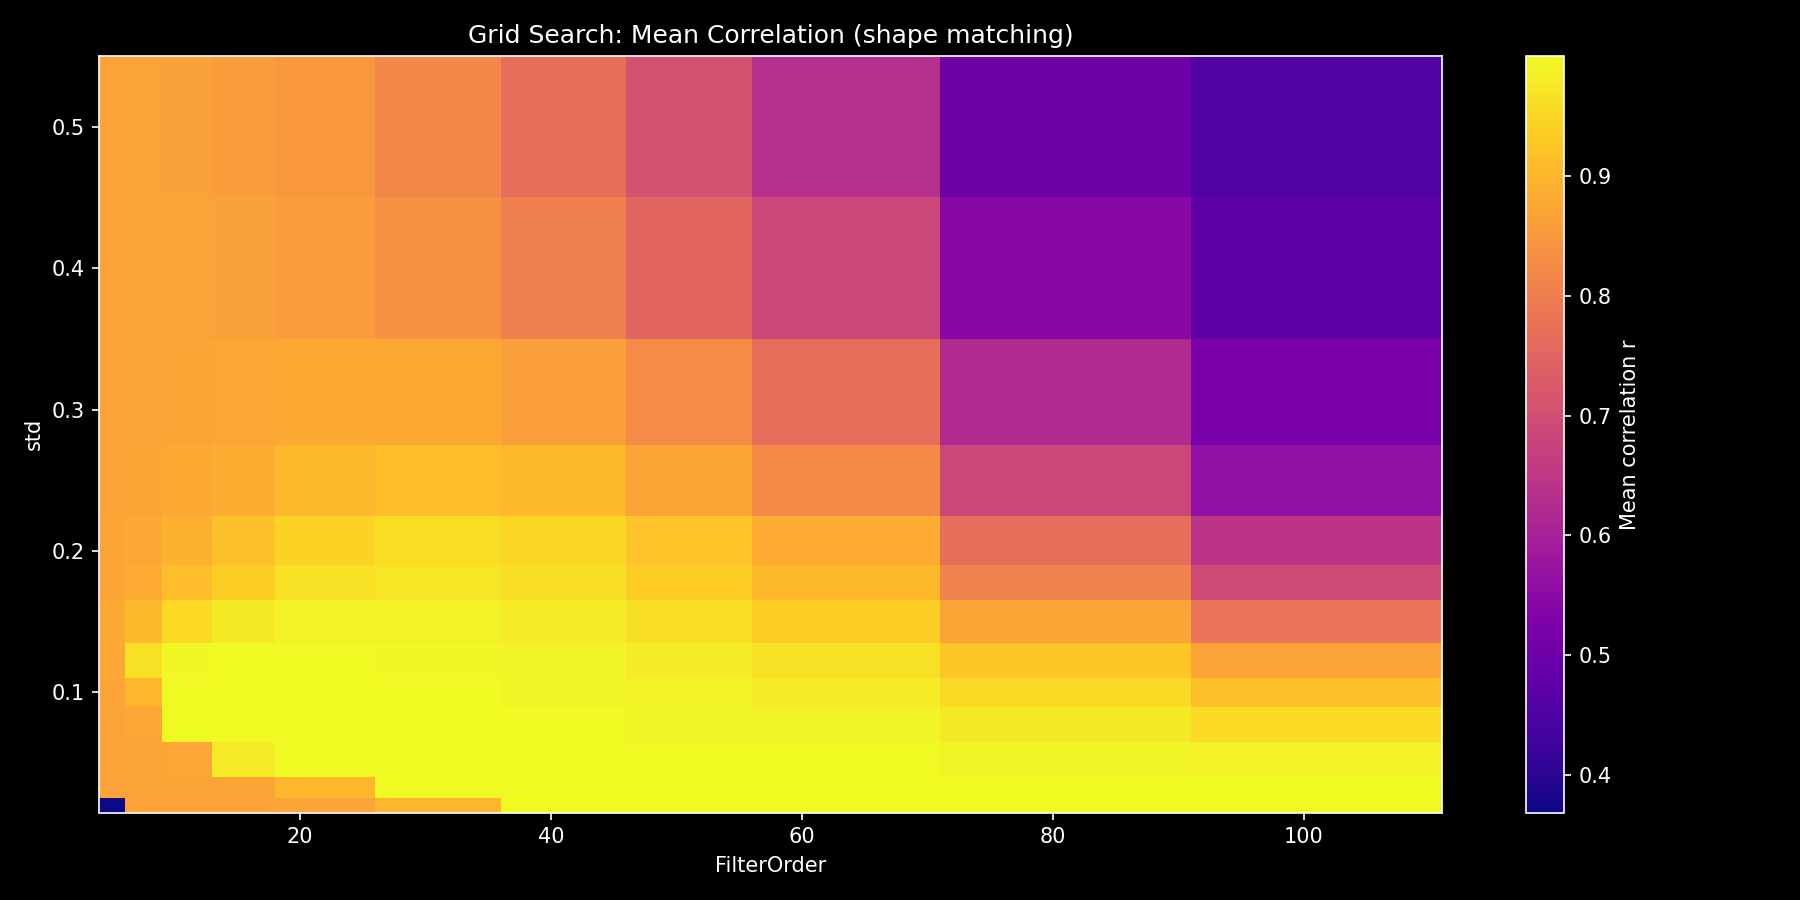

Recreate this plot in Python.
import torch as tor
import numpy as np
import matplotlib.pyplot as plt
import scipy.integrate as spi
from NARMAX.CTors import SmoothDeriver

p = 3000
Fs = 100.0
dt = 1.0 / Fs
T = p * dt

m1, m2 = 1.0, 1.0
k1, k2 = 100.0, 50.0
c1, c2 = 2.0, 1.0

t_vals = np.linspace( 0, T, p )
f0, f1 = 0.1, 5.0
u_vals = np.sin( 2 * np.pi * ( f0 * t_vals + ( f1 - f0 ) * t_vals**2 / ( 2 * T ) ) )

def MakeODERHS( t_vals, u_vals ):
  def ode_rhs( t, state ):
    x1, v1, x2, v2 = state
    u_t = float( np.interp( t, t_vals, u_vals ) )
    a1 = ( -c1 * v1 - k1 * x1 - k2 * ( x1 - x2 ) - c2 * ( v1 - v2 ) + u_t ) / m1
    a2 = ( -c2 * ( v2 - v1 ) - k2 * ( x2 - x1 ) ) / m2
    return [ v1, a1, v2, a2 ]
  return ode_rhs

sol = spi.solve_ivp( MakeODERHS( t_vals, u_vals ), [ 0, T ], [ 0.0, 0.0, 0.0, 0.0 ],
                    t_eval = t_vals, method = 'RK45' )

x1 = tor.tensor( sol.y[ 0 ], dtype = tor.float64 )
v1 = tor.tensor( sol.y[ 1 ], dtype = tor.float64 )
x2 = tor.tensor( sol.y[ 2 ], dtype = tor.float64 )
v2 = tor.tensor( sol.y[ 3 ], dtype = tor.float64 )
u_sig = tor.tensor( u_vals, dtype = tor.float64 )

a1_true = ( -c1 * v1 - k1 * x1 - k2 * ( x1 - x2 ) - c2 * ( v1 - v2 ) + u_sig ) / m1
a2_true = ( -c2 * ( v2 - v1 ) - k2 * ( x2 - x1 ) ) / m2

Data = tor.column_stack( [ x1, x2, u_sig ] )
RegNamesIn = [ "x1", "x2", "u" ]

FilterOrders = [ 5, 7, 11, 15, 21, 31, 41, 51, 61, 81, 101 ]
Stds = [ 0.02, 0.03, 0.05, 0.08, 0.10, 0.12, 0.15, 0.18, 0.20, 0.25, 0.30, 0.40, 0.50 ]

results = []
total = len( FilterOrders ) * len( Stds )
idx = 0

for fo in FilterOrders:
  for s in Stds:
    idx += 1
    if ( idx % 20 == 0 or idx == total ): print( f"Processing { idx }/{ total }..." )
    AugData, _ = SmoothDeriver( Data, RegNamesIn, nDerivatives = 2,
                                    FilterOrder = fo, std = s, NormDerivatives = True )
    d_x1 = AugData[ :, 3 ]
    d_x2 = AugData[ :, 4 ]
    d2_x1 = AugData[ :, 6 ]
    d2_x2 = AugData[ :, 7 ]

    skip = fo // 2
    lo, hi = skip, len( d_x1 ) - skip

    def pearson_r( a, b ):
      a_c = a - a.mean()
      b_c = b - b.mean()
      r = ( a_c * b_c ).sum() / ( tor.sqrt( ( a_c**2 ).sum() ) * tor.sqrt( ( b_c**2 ).sum() ) + 1e-12 )
      return r.item()

    r_v1 = pearson_r( d_x1[ lo : hi ], v1[ lo : hi ] )
    r_v2 = pearson_r( d_x2[ lo : hi ], v2[ lo : hi ] )
    r_a1 = pearson_r( d2_x1[ lo : hi ], a1_true[ lo : hi ] )
    r_a2 = pearson_r( d2_x2[ lo : hi ], a2_true[ lo : hi ] )

    mean_r = np.mean( [ r_v1, r_v2, r_a1, r_a2 ] )
    min_r = min( r_v1, r_v2, r_a1, r_a2 )
    results.append( ( fo, s, mean_r, min_r, r_v1, r_v2, r_a1, r_a2 ) )

results.sort( key = lambda r: -r[ 2 ] )

header = f"{ 'FilterOrder':>11s}  { 'std':>6s}  { 'mean_r':>7s}  { 'min_r':>7s}  { 'r_v1':>7s}  { 'r_v2':>7s}  { 'r_a1':>7s}  { 'r_a2':>7s}"
sep = "-" * len( header )

print( "\n" + "=" * 80 )
print( " TOP 15 BEST PARAMETER COMBINATIONS (by mean correlation)" )
print( "=" * 80 )
print( header )
print( sep )
for i in range( 15 ):
  fo, s, mn, mi, r1, r2, r3, r4 = results[ i ]
  print( f"{ fo:>11d}  { s:>6.3f}  { mn:>7.5f}  { mi:>7.5f}  { r1:>7.5f}  { r2:>7.5f}  { r3:>7.5f}  { r4:>7.5f}" )

print( "\n" + "=" * 80 )
print( " BOTTOM 3 WORST COMBINATIONS" )
print( "=" * 80 )
print( header )
print( sep )
for i in range( -1, -4, -1 ):
  fo, s, mn, mi, r1, r2, r3, r4 = results[ i ]
  print( f"{ fo:>11d}  { s:>6.3f}  { mn:>7.5f}  { mi:>7.5f}  { r1:>7.5f}  { r2:>7.5f}  { r3:>7.5f}  { r4:>7.5f}" )

best = results[ 0 ]
print( "\n" + "=" * 80 )
print( " OPTIMAL PARAMETERS" )
print( "=" * 80 )
print( f"  FilterOrder = { best[ 0 ] }" )
print( f"  std         = { best[ 1 ]:.3f}" )
print( f"  mean r      = { best[ 2 ]:.6f}" )
print( f"  min r       = { best[ 3 ]:.6f}" )
print( f"  r(v1)       = { best[ 4 ]:.6f}" )
print( f"  r(v2)       = { best[ 5 ]:.6f}" )
print( f"  r(a1'')     = { best[ 6 ]:.6f}" )
print( f"  r(a2'')     = { best[ 7 ]:.6f}" )
print()

# --- Heatmap ---
fo_vals = sorted( set( r[ 0 ] for r in results ) )
std_vals = sorted( set( r[ 1 ] for r in results ) )
Z = np.full( ( len( std_vals ), len( fo_vals ) ), np.nan )
for fo, s, mn, *_ in results:
  i = fo_vals.index( fo )
  j = std_vals.index( s )
  Z[ j, i ] = mn

with plt.style.context( 'dark_background' ):
  fig, ax = plt.subplots( figsize = ( 12, 6 ) )
  pc = ax.pcolormesh( fo_vals, std_vals, Z, cmap = 'plasma', shading = 'auto' )
  cb = fig.colorbar( pc, ax = ax, label = 'Mean correlation r' )
  ax.set_xlabel( 'FilterOrder' )
  ax.set_ylabel( 'std' )
  ax.set_title( 'Grid Search: Mean Correlation (shape matching)' )
  fig.tight_layout()
  fig.savefig( 'grid_search_correlation.png', dpi = 150 )
  plt.close( fig )

import os
print( f"Saved: grid_search_correlation.png ({ os.path.getsize( 'grid_search_correlation.png' ) } bytes)" )
